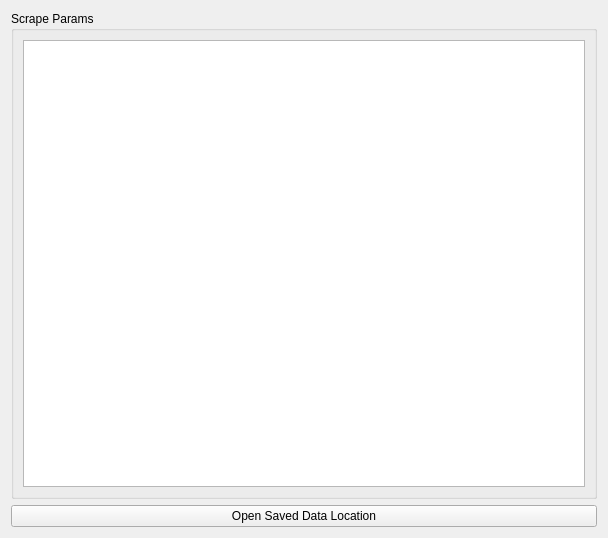
<?xml version="1.0" encoding="UTF-8"?>
<ui version="4.0">
 <class>SummaryTab</class>
 <widget class="QWidget" name="SummaryTab">
  <property name="geometry">
   <rect>
    <x>0</x>
    <y>0</y>
    <width>608</width>
    <height>538</height>
   </rect>
  </property>
  <property name="windowTitle">
   <string>Form</string>
  </property>
  <layout class="QGridLayout" name="gridLayout">
   <item row="1" column="0">
    <widget class="QPushButton" name="openBtn">
     <property name="toolTip">
      <string>Open directory containing raw data, images, etc.</string>
     </property>
     <property name="text">
      <string>Open Saved Data Location</string>
     </property>
    </widget>
   </item>
   <item row="0" column="0">
    <widget class="QGroupBox" name="groupBox">
     <property name="title">
      <string>Scrape Params</string>
     </property>
     <layout class="QGridLayout" name="gridLayout_2">
      <item row="0" column="0">
       <widget class="QTextEdit" name="paramsEdit">
        <property name="readOnly">
         <bool>true</bool>
        </property>
       </widget>
      </item>
     </layout>
    </widget>
   </item>
  </layout>
 </widget>
 <resources/>
 <connections/>
</ui>
